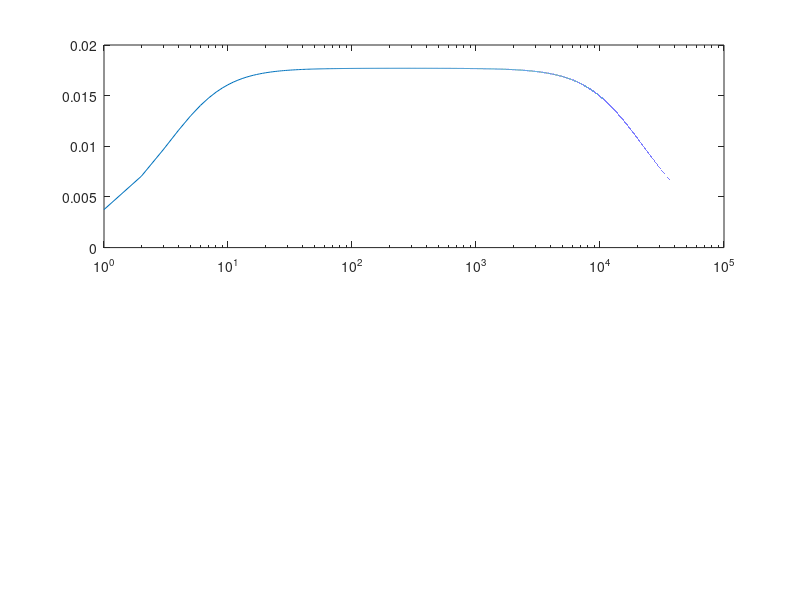

MATLAB code for this plot: (Note: this script raises an error after producing the figure.)

% Define frequencies and such
f = 1:1:100000;

% Define Za,Zb,Zc,Zd,Ze
% Given thiele-small parameters
Rarad = 19*10^6; % Ns/m5
Marad = 73;      % kg/m4
Md_Ad = 0;%960;     % kg/m4
Cd_Ad = 4.85*10^-14; % m5/N
Ra1   = 19*10^7;  % Ns/m5
Ca2   = 9*10^-13; % m5/N
Ra2   = 36*10^9;  % Ns/m5
Ceo_Ad_phi = 5.66*10^-13; % m5/N
Ad    = 31*10^-6;  % m2
phi   = 1.7*10^-4; % C/m

% Matrix Multiply
w = 2.*pi.*f;
for ii = 1:length(w)
    Marad_i = 1i.*w(ii).*Marad;
    Md_Ad_i = 1i.*w(ii).*Md_Ad;
    Cd_Ad_i = 1./(1i.*w(ii).*Cd_Ad);
    Ca2_i   = 1./(1i.*w(ii).*Ca2);
    Ceo_Ad_phi_i = 1./(1i.*w(ii).*Ceo_Ad_phi);

% Now we can do circuit analysis
    Za = (Rarad.*Marad_i./(Rarad + Marad_i)) + Md_Ad_i + Cd_Ad_i; % Parallel + series + series
    Zb = Ceo_Ad_phi_i; % All alone
    Zc = -Ceo_Ad_phi_i + Ra1; % Series
    Zd = Ca2_i; % All alone
    Ze = Ra2;   % All alone

% Now we can do the impedance matrix
    Z    = [Za - Zb + Zc + Zd, Zd ; Zd, Ze + Zd];
    soln = inv(Z)*[1;1];
    U1_p(ii)  = soln(1);
    eoc_p(ii) = (Ad/phi)*U1_p(ii)*Zb;
end

subplot(2,1,1); semilogx(f,abs(eoc_p))
MyGen.title_plots('Magnitude','Frequency (Hz)','Voltage Sensitvity eoc (V/Pa)',12);
grid on;
subplot(2,1,2); semilogx(f,angle(eoc_p))
MyGen.title_plots('Phase','Frequency (Hz)','Phase (rad)',12);
grid on;
